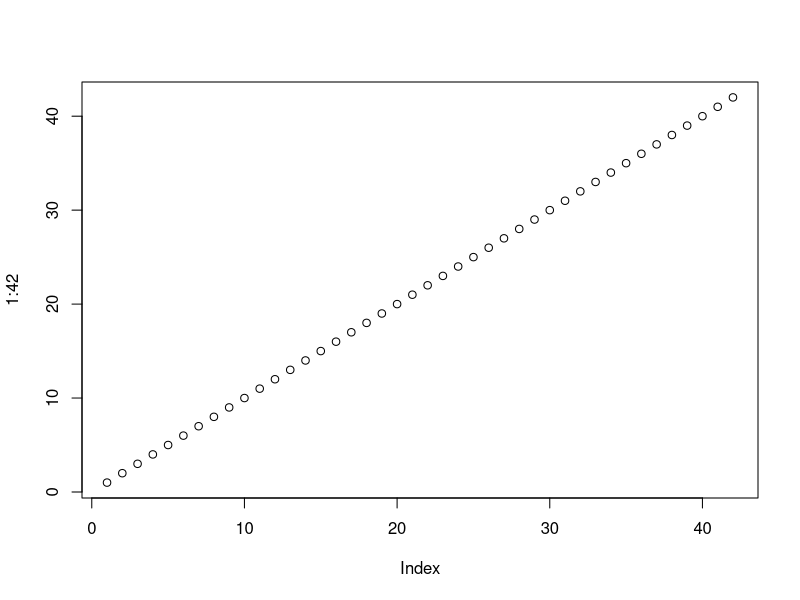

Source code (R):
## ---- chunk 1
knitr::opts_chunk$set(collapse = TRUE, comment = "#>")
## ---- chunk 2
plot(1:42)
